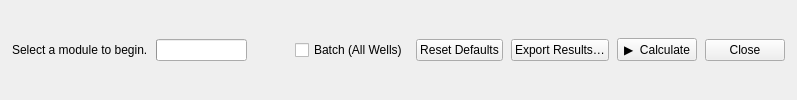
    <widget class="QFrame" name="frameBottomBar">
     <property name="frameShape"><enum>QFrame::NoFrame</enum></property>
     <layout class="QHBoxLayout" name="layoutBottomBar">
      <property name="leftMargin"><number>12</number></property>
      <property name="topMargin"><number>0</number></property>
      <property name="rightMargin"><number>12</number></property>
      <property name="bottomMargin"><number>0</number></property>
      <property name="spacing"><number>8</number></property>
      <!-- Status message -->
      <item>
       <widget class="QLabel" name="lblStatusMsg">
        <property name="text"><string>Select a module to begin.</string></property>
        <property name="minimumWidth"><number>200</number></property>
       </widget>
      </item>
      <!-- Progress bar -->
      <item>
       <widget class="QProgressBar" name="progressCalc">
        <property name="value"><number>0</number></property>
        <property name="minimum"><number>0</number></property>
        <property name="maximum"><number>100</number></property>
        <property name="textVisible"><bool>false</bool></property>
        <property name="minimumWidth"><number>160</number></property>
        <property name="maximumWidth"><number>220</number></property>
       </widget>
      </item>
      <item>
       <spacer>
        <property name="orientation"><enum>Qt::Horizontal</enum></property>
        <property name="sizeHint" stdset="0"><size><width>40</width><height>20</height></size></property>
       </spacer>
      </item>
      <!-- Batch run toggle -->
      <item>
       <widget class="QCheckBox" name="checkBatchAllWells">
        <property name="text"><string>Batch (All Wells)</string></property>
       </widget>
      </item>
      <!-- Action buttons -->
      <item>
       <widget class="QPushButton" name="btnReset">
        <property name="text"><string>Reset Defaults</string></property>
        <property name="toolTip"><string>Restore all parameters to their default values</string></property>
       </widget>
      </item>
      <item>
       <widget class="QPushButton" name="btnExport">
        <property name="text"><string>Export Results…</string></property>
        <property name="toolTip"><string>Export computed curves or results to CSV / LAS</string></property>
       </widget>
      </item>
      <item>
       <widget class="QPushButton" name="btnCalculate">
        <property name="text"><string>▶  Calculate</string></property>
        <property name="toolTip"><string>Run the selected calculation</string></property>
       </widget>
      </item>
      <item>
       <widget class="QPushButton" name="btnClose">
        <property name="text"><string>Close</string></property>
        <property name="toolTip"><string>Close this dialog</string></property>
       </widget>
      </item>
     </layout>
    </widget>
